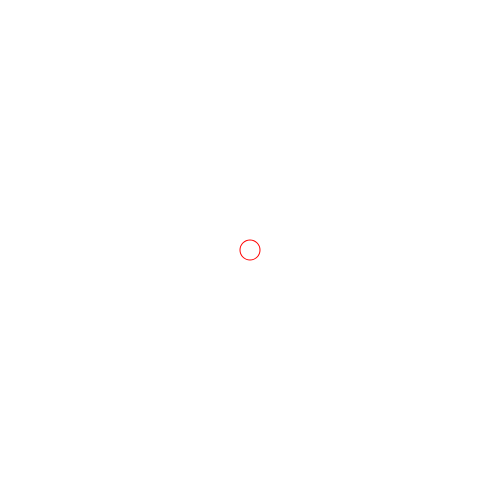
Frame 1 (no input)
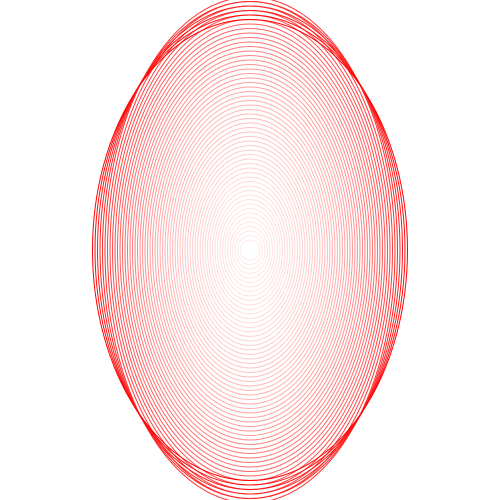
Frame 60 (no input)
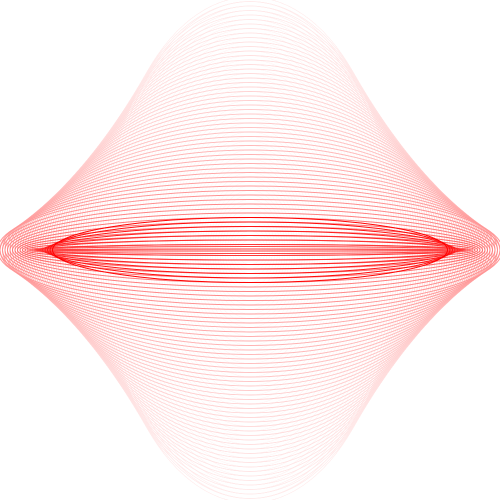
Frame 120 (the mouse pressed at the canvas centre since frame 60)

The p5.js sketch that drew these frames (run headless with seeded random() and noise() and a simulated clock; from frame 60 on, the mouse is pressed at the canvas centre):

// p5.js sketch
// ── sketch.js
// Variable declarations
let ellipseWidth = 20;
let ellipseHeight = 20;

let xSpeed = 5;
let ySpeed = 9;
let mycolor;

function setup() {
  createCanvas(500, 500);
  pixelDensity(2);
  noFill();
  mycolor = color(255, 0, 0);
  stroke(mycolor);
}

function draw() {
  // Clear the background on each frame
  background(255, 10);

  stroke(mycolor);
  ellipse(width / 2, height / 2, ellipseWidth, ellipseHeight);

  ellipseWidth += xSpeed;
  ellipseHeight += ySpeed;

  if (ellipseWidth > width) {
    xSpeed *= -1;
  }

  if (ellipseWidth <= 20) {
    xSpeed *= -1;
    mycolor = color(random(255), random(255), random(255));
  }

  if (ellipseHeight > height || ellipseHeight < 0) {
    ySpeed *= -1;
  }
}
